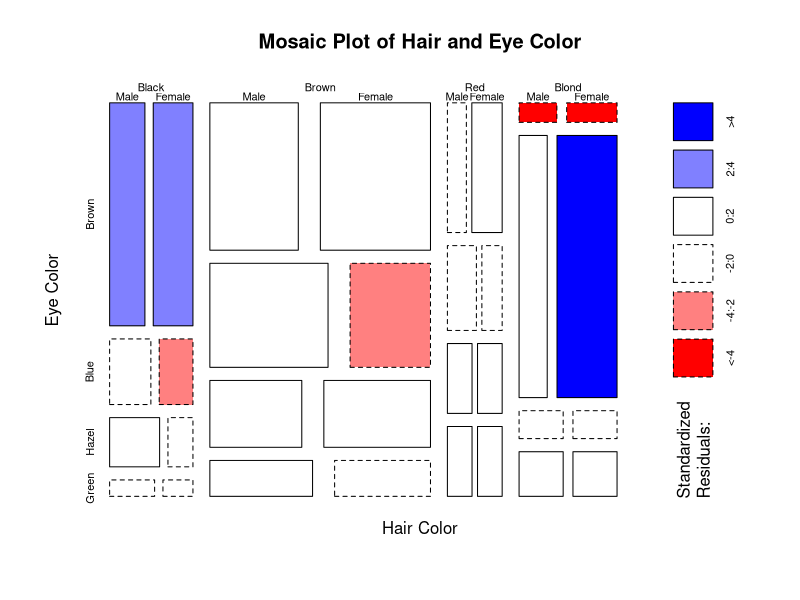

This figure's R source:
# Load HairEyeColor dataset
data("HairEyeColor")

# View structure
HairEyeColor

# Mosaic plot
mosaicplot(HairEyeColor,
           main = "Mosaic Plot of Hair and Eye Color",
           color = TRUE,
           shade = TRUE,
           xlab = "Hair Color",
           ylab = "Eye Color")

